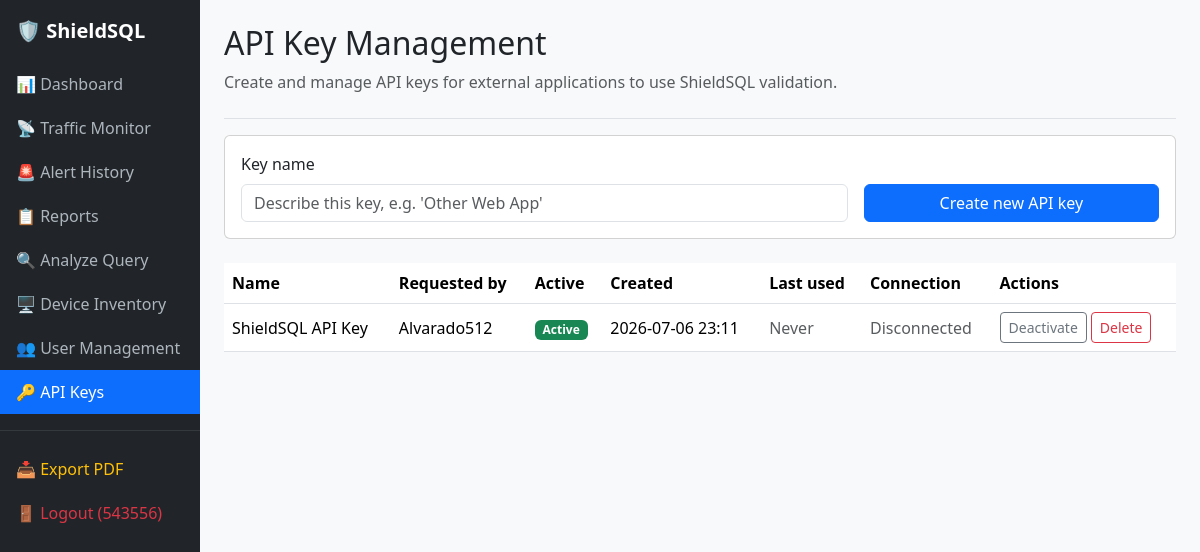
The app's page /api/keys/ (signed in) with its own data.
### monitor/models.py (models this page shows, shortened)
class User(AbstractUser):
    display_name = models.CharField(max_length=150, blank=True)
    role = models.CharField(max_length=50, blank=True)
    created_at = models.DateTimeField(auto_now_add=True)

class APIKey(models.Model):
    name = models.CharField(max_length=120)
    owner = models.ForeignKey(
        settings.AUTH_USER_MODEL,
        null=True,
        blank=True,
        on_delete=models.SET_NULL,
        related_name="api_keys",
    )
    hashed_key = models.CharField(max_length=64, unique=True, editable=False)
    encrypted_key = models.TextField(null=True, blank=True, editable=False)
    created_at = models.DateTimeField(auto_now_add=True)
    last_used = models.DateTimeField(null=True, blank=True)
    is_active = models.BooleanField(default=True)
    class Meta:
        ordering = ["-created_at"]

### monitor/views.py (the view, shortened to what this page needs)
# urls.py: path('api/keys/', views.APIKeyManagementView.as_view(), name='api_keys'),
class APIKeyManagementView(RoleRequiredMixin, View):
    template_name = "monitor/api_keys.html"
    min_role = "admin"
    def get(self, request):
        now = timezone.now()
        recent_threshold = now - timedelta(hours=5)
        keys = models.APIKey.objects.select_related("owner").all()
        keys_info = []
        for key in keys:
            last_used = key.last_used
            connected = bool(last_used and last_used >= recent_threshold)
            keys_info.append({
                "id": key.pk,
                "name": key.name,
                "owner": key.owner.username if key.owner else None,
                "is_active": key.is_active,
                "created_at": key.created_at,
                "last_used": last_used,
                "connected": connected,
                "revealable": bool(key.encrypted_key),
            })
        return render(request, self.template_name, {"keys": keys_info})

### monitor/permissions.py (called while the page is built, shortened)
    def dispatch(self, request, *args, **kwargs):
        if not request.user.is_authenticated:
            return self.handle_no_permission()
        min_level = ROLE_HIERARCHY.get(self.min_role, 0)
        if request.user.is_superuser:
            user_level = 2  # Max level (admin)
        else:
            user_level = ROLE_HIERARCHY.get(getattr(request.user, "role", ""), 0)
        return super().dispatch(request, *args, **kwargs)

### monitor/templates/monitor/api_keys.html (shortened to what this page needs)
{% extends 'monitor/base.html' %}
{% block content %}
<div class="d-flex justify-content-between align-items-center pb-2 mb-3 border-bottom">
  <div>
    <h2>API Key Management</h2>
    <p class="text-muted">Create and manage API keys for external applications to use ShieldSQL validation.</p>
  </div>
</div>
<div class="card mb-4">
  <div class="card-body">
    <form method="post" class="row g-3 align-items-end">
      <div class="col-md-8">
        <label class="form-label" for="apiKeyName">Key name</label>
        <input id="apiKeyName" name="name" type="text" class="form-control" placeholder="Describe this key, e.g. 'Other Web App'">
      </div>
      <div class="col-md-4">
        <button type="submit" class="btn btn-primary w-100">Create new API key</button>
      </div>
    </form>
  </div>
</div>
<div class="table-responsive">
  <table class="table table-hover align-middle">
    <thead>
      <tr>
        <th>Name</th>
        <th>Requested by</th>
        <th>Active</th>
        <th>Created</th>
        <th>Last used</th>
        <th>Connection</th>
        <th>Actions</th>
      </tr>
    </thead>
    <tbody>
      {% for key in keys %}
      <tr>
        <td>{{ key.name }}</td>
        <td>{% if key.owner %}{{ key.owner }}{% else %}System{% endif %}</td>
        <td>{% if key.is_active %}<span class="badge bg-success">Active</span>{% else %}<span class="badge bg-danger">Inactive</span>{% endif %}</td>
        <td>{{ key.created_at|date:'Y-m-d H:i' }}</td>
        <td>{% if key.last_used %}{{ key.last_used|date:'Y-m-d H:i' }}{% else %}<span class="text-muted">Never</span>{% endif %}</td>
        <td>{% if key.connected %}<span class="badge bg-success">Connected</span>{% else %}<span class="text-muted">Disconnected</span>{% endif %}</td>
        <td>
          <form method="post" class="d-flex gap-1">
            <button type="submit" name="action" value="{% if key.is_active %}deactivate{% else %}activate{% endif %}" class="btn btn-sm btn-outline-secondary">
              {% if key.is_active %}Deactivate{% else %}Activate{% endif %}
            </button>
            <button type="submit" name="action" value="delete" class="btn btn-sm btn-outline-danger">Delete</button>
          </form>
        </td>
      </tr>
      {% empty %}
      <tr>
        <td colspan="7" class="text-center text-muted">No API keys found.</td>
      </tr>
      {% endfor %}
    </tbody>
  </table>
</div>
{% endblock %}

### monitor/templates/monitor/base.html (shortened to what this page needs)
<!doctype html>
<html lang="en">
  <head>
    <link href="https://cdn.jsdelivr.net/npm/bootstrap@5.3.3/dist/css/bootstrap.min.css" rel="stylesheet">
  </head>
  <body>
    <div class="container-fluid">
      <div class="row">
        <nav class="col-md-2 d-none d-md-block sidebar px-0">
          <div class="brand">🛡️ ShieldSQL</div>
          {% if user.is_authenticated %}
          <a href="{% url 'monitor:dashboard' %}" class="{% if request.resolver_match.url_name == 'dashboard' %}active{% endif %}">📊 Dashboard</a>
          {% endif %}
          <a href="{% url 'monitor:traffic' %}" class="{% if request.resolver_match.url_name == 'traffic' %}active{% endif %}">📡 Traffic Monitor</a>
          <a href="{% url 'monitor:alerts' %}" class="{% if request.resolver_match.url_name == 'alerts' %}active{% endif %}">🚨 Alert History</a>
          <a href="{% url 'monitor:reports' %}" class="{% if request.resolver_match.url_name == 'reports' %}active{% endif %}">📋 Reports</a>
          <a href="{% url 'monitor:query_analysis' %}" class="{% if request.resolver_match.url_name == 'query_analysis' %}active{% endif %}">🔍 Analyze Query</a>
          {% if user.is_authenticated %}
            <a href="{% url 'monitor:device_inventory' %}" class="{% if request.resolver_match.url_name == 'device_inventory' %}active{% endif %}">🖥️ Device Inventory</a>
            {% if user.is_superuser or user.is_staff or user.role|lower == 'admin' %}
              <a href="{% url 'monitor:user_management' %}" class="{% if request.resolver_match.url_name == 'user_management' %}active{% endif %}">👥 User Management</a>
              <a href="{% url 'monitor:api_keys' %}" class="{% if request.resolver_match.url_name == 'api_keys' %}active{% endif %}">🔑 API Keys</a>
            {% endif %}
          {% endif %}
          <hr class="border-secondary">
          {% if user.is_authenticated %}
          <a href="{% url 'monitor:export_pdf' %}" class="text-warning">📥 Export PDF</a>
          <a href="{% url 'monitor:logout' %}" class="text-danger">🚪 Logout ({{ user.username }})</a>
          {% else %}
          <a href="{% url 'monitor:login' %}" class="text-success">🔑 Login</a>
          <a href="{% url 'monitor:register' %}" class="text-info">📝 Register</a>
          {% endif %}
        </nav>
        <main class="col-md-10 ms-sm-auto px-md-4 py-4">
          {% block content %}{% endblock %}
        </main>
      </div>
    </div>
  </body>
</html>

### monitor/templates/monitor/base.html (style rules this page uses)
body { background-color: #f8f9fa; }
.sidebar { min-height: 100vh; background-color: #212529; }
.sidebar a { color: #adb5bd; text-decoration: none; display: block; padding: 10px 16px; }
.sidebar a:hover, .sidebar a.active { color: #fff; background-color: #0d6efd; }
.sidebar .brand { font-size: 1.25rem; font-weight: bold; color: #fff; padding: 16px; }
.table-responsive { max-height: 500px; overflow-y: auto; }

### records on screen
User: username "543556"
APIKey: name "ShieldSQL API Key", created_at "2026-07-06 23:11"
User: owner "Alvarado512"
